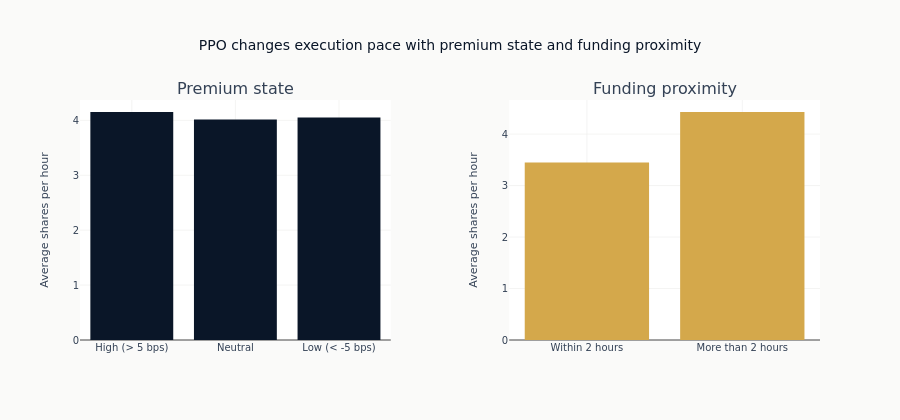

The code cell stored with this chart in its notebook:
### Code cell
fig = make_subplots(
    rows=1,
    cols=2,
    subplot_titles=("Premium state", "Funding proximity"),
    horizontal_spacing=0.16,
)
fig.add_trace(
    go.Bar(
        x=premium_summary["state"].to_list(),
        y=premium_summary["shares_per_hour"].to_list(),
        marker_color=COLORS["blue"],
        name="Premium state",
    ),
    row=1,
    col=1,
)
fig.add_trace(
    go.Bar(
        x=funding_summary["state"].to_list(),
        y=funding_summary["shares_per_hour"].to_list(),
        marker_color=COLORS["amber"],
        name="Funding proximity",
    ),
    row=1,
    col=2,
)
fig.update_layout(
    title="PPO changes execution pace with premium state and funding proximity",
    height=420,
    showlegend=False,
)
fig.update_yaxes(title_text="Average shares per hour", rangemode="tozero", row=1, col=1)
fig.update_yaxes(title_text="Average shares per hour", rangemode="tozero", row=1, col=2)
fig.show()

### Figure 1 — Plotly figure (JSON) as saved in the notebook; plotly's stock layout.template omitted (floating-point values rounded to 4 significant figures)
{"data": [{"marker": {"color": "#0a1628"}, "name": "Premium state", "type": "bar", "x": ["High (> 5 bps)", "Neutral", "Low (< -5 bps)"], "xaxis": "x", "y": [4.152, 4.017, 4.052], "yaxis": "y"}, {"marker": {"color": "#D4A84B"}, "name": "Funding proximity", "type": "bar", "x": ["Within 2 hours", "More than 2 hours"], "xaxis": "x2", "y": [3.45, 4.429], "yaxis": "y2"}], "layout": {"annotations": [{"font": {"size": 16}, "showarrow": false, "text": "Premium state", "x": 0.21, "xanchor": "center", "xref": "paper", "y": 1.0, "yanchor": "bottom", "yref": "paper"}, {"font": {"size": 16}, "showarrow": false, "text": "Funding proximity", "x": 0.79, "xanchor": "center", "xref": "paper", "y": 1.0, "yanchor": "bottom", "yref": "paper"}], "height": 420, "showlegend": false, "title": {"text": "PPO changes execution pace with premium state and funding proximity"}, "xaxis": {"anchor": "y", "domain": [0.0, 0.42]}, "xaxis2": {"anchor": "y2", "domain": [0.58, 1.0]}, "yaxis": {"anchor": "x", "domain": [0.0, 1.0], "rangemode": "tozero", "title": {"text": "Average shares per hour"}}, "yaxis2": {"anchor": "x2", "domain": [0.0, 1.0], "rangemode": "tozero", "title": {"text": "Average shares per hour"}}}}
